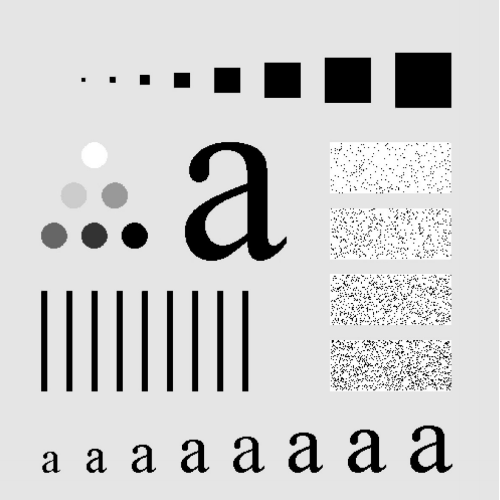
#> input picture imagens/img_test.bmp, 500 x 500 px; the run also reads 2 pictures not shown here
$ jupyter execute --allow-errors Filtragem.ipynb
#> lines starting #> are read from the running program, lines starting #| are printed output that depends on the picture; after the words box and inside, x2 and y2 are one past the last pixel; in counts of white or black regions, pixels touching at a corner belong together
# Filtragem
https://github.com/andersondss/Lista-PDI

## Q1 - a

[cell 1]
import math

import cv2
import numpy as np
from matplotlib import pyplot as plt


img = cv2.imread('imagens/img_test.bmp', 0)
#> img is the input picture: shape (500, 500); min 0, max 255, mean 206.9

fourier = np.fft.fft2(img)
fourier_shifted = np.fft.fftshift(fourier)

magnitude_spectrum = 20*np.log(np.abs(fourier_shifted))

h, w = fourier_shifted.shape[0:2]
filt = np.zeros((h, w))

# wc = math.pi/8
# wc = math.pi/4
wc = 3*math.pi/8

wc_pixel = wc*(1/math.pi)*(np.floor(h/2))  # idealmente h = w

for i in range(h):
    for j in range(w):
        dist = ((i-(np.floor(h/2)))**2 + (j-(np.floor(w/2)))**2)**.5  # distancia do ponto a origem do filtro
        if dist <= wc_pixel:
            filt[i, j] = 1
        else:
            filt[i, j] = 0
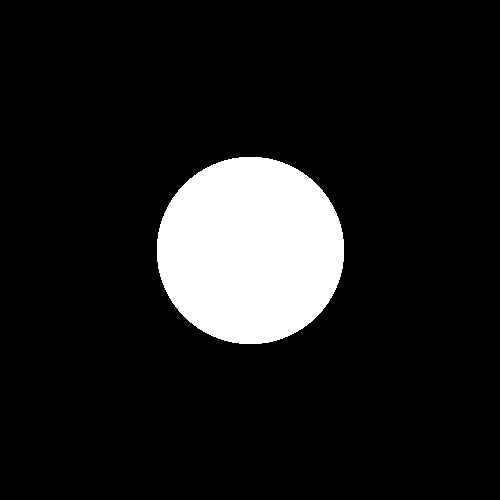
#> filt: shape (500, 500) float64; values 0 (black) and 1 (white), 11% white; 1 white region, box (x1, y1, x2, y2) and area: (157, 157, 344, 344) 27613

[cell 2]
result = np.multiply(fourier_shifted, filt)

result_non_shifted = np.fft.ifftshift(result)
filtered_img = np.fft.ifft2(result_non_shifted)
filtered_img = np.abs(filtered_img)

plt.subplot(131), plt.imshow(img, cmap='gray')
plt.title('Imagem orginal')

plt.subplot(132), plt.imshow(filt, cmap='gray')
plt.title('Filtro')

plt.subplot(133), plt.imshow(filtered_img, cmap='gray')
plt.title('Imagem filtrada')

plt.show()

## Q1 - B

[cell 3]
img = cv2.imread('imagens/img_test.bmp', 0)

fourier = np.fft.fft2(img)
fourier_shifted = np.fft.fftshift(fourier)

magnitude_spectrum = 20*np.log(np.abs(fourier_shifted))

h, w = fourier_shifted.shape[0:2]
filt = np.zeros((h, w))

wc = math.pi/8
# wc = math.pi/4
# wc = 3*math.pi/8

wc_pixel = wc*(1/math.pi)*(np.floor(h/2))  # idealmente h = w

n = 5

for i in range(h):
    for j in range(w):
        dist = ((i-(np.floor(h/2)))**2 + (j-(np.floor(w/2)))**2)**.5  # distancia do ponto a origem do filtro
        filt[i, j] = 1/(1+(dist/wc_pixel)**(2*n))  # Filtro Butterworth Passa-Baixa

result = np.multiply(fourier_shifted, filt)

result_non_shifted = np.fft.ifftshift(result)
filtered_img = np.fft.ifft2(result_non_shifted)
filtered_img = np.abs(filtered_img)

plt.subplot(131), plt.imshow(img, cmap='gray')
plt.title('Imagem orginal'), plt.xticks([]), plt.yticks([])

plt.subplot(132), plt.imshow(filt, cmap='gray')
plt.title('Filtro'), plt.xticks([]), plt.yticks([])

plt.subplot(133), plt.imshow(filtered_img, cmap='gray')
plt.title('Imagem filtrada'), plt.xticks([]), plt.yticks([])

plt.show()

## Q1 - D

[cell 4]
img = cv2.imread('imagens/img_test.bmp', 0)

fourier = np.fft.fft2(img)
fourier_shifted = np.fft.fftshift(fourier)

magnitude_spectrum = 20*np.log(np.abs(fourier_shifted))

h, w = fourier_shifted.shape[0:2]
filt = np.zeros((h, w))

# wc = math.pi/8
# wc = math.pi/4
wc = 3*math.pi/8

wc_pixel = wc*(1/math.pi)*(np.floor(h/2))  # idealmente h = w

n = 2

for i in range(h):
    for j in range(w):
        dist = ((i-(np.floor(h/2)))**2 + (j-(np.floor(w/2)))**2)**.5  # distancia ao centro da imagem
        filt[i, j] = 1-(1/(1+(dist/wc_pixel)**(2*n)))  # Filtro Butterworth Passa-Alta
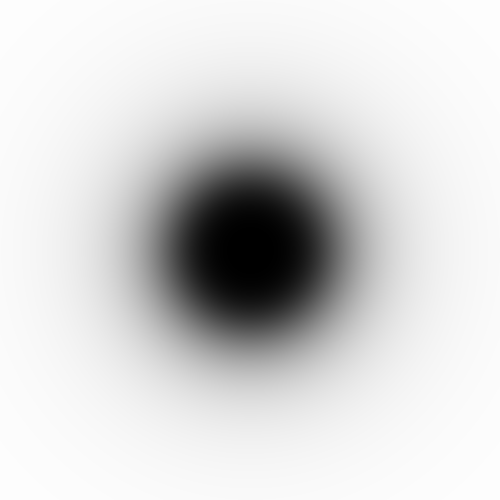
#> filt: shape (500, 500) float64; min 0, max 0.995, mean 0.839

result = np.multiply(fourier_shifted, filt)

result_non_shifted = np.fft.ifftshift(result)
filtered_img = np.fft.ifft2(result_non_shifted)
filtered_img = np.abs(filtered_img)

plt.subplot(131), plt.imshow(img, cmap='gray')
plt.title('Imagem orginal')

plt.subplot(132), plt.imshow(filt, cmap='gray')
plt.title('Filtro')

plt.subplot(133), plt.imshow(filtered_img, cmap='gray')
plt.title('Imagem filtrada')

plt.show()

## Q2

[cell 5]
gray = cv2.imread('imagens/knee-mri-white.jpg', 0)
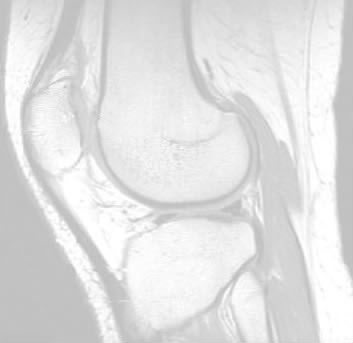
#> input picture imagens/knee-mri-white.jpg, 353 x 343 px
#> gray is the input picture: shape (343, 353); min 189, max 255, mean 224.8
img_pot = cv2.imread('imagens/knee-mri-white.jpg', 0)

y = 5  # Valor da potecia  BEST VALUES: 1 | 5 | 10 | 15 | 20 | 25 | 30 |
c = 1

for i in range(img_pot.shape[0]):
    for j in range(img_pot.shape[1]):
        img_pot[i, j] = (c*math.pow(img_pot[i, j]/255.0, y))*255.0
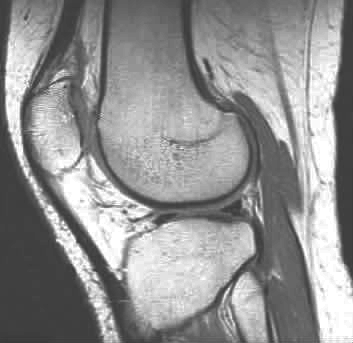
#> img_pot: shape (343, 353); min 57, max 255, mean 145.6

cv2.imshow('teste1', gray)
cv2.imshow('teste2', img_pot)
cv2.waitKey(0)
cv2.destroyAllWindows()

## Q3 - a

[cell 6]
import random

import numpy as np
import cv2
from matplotlib import pyplot as plt

img = plt.imread('imagens/carta_getulio.jpg')
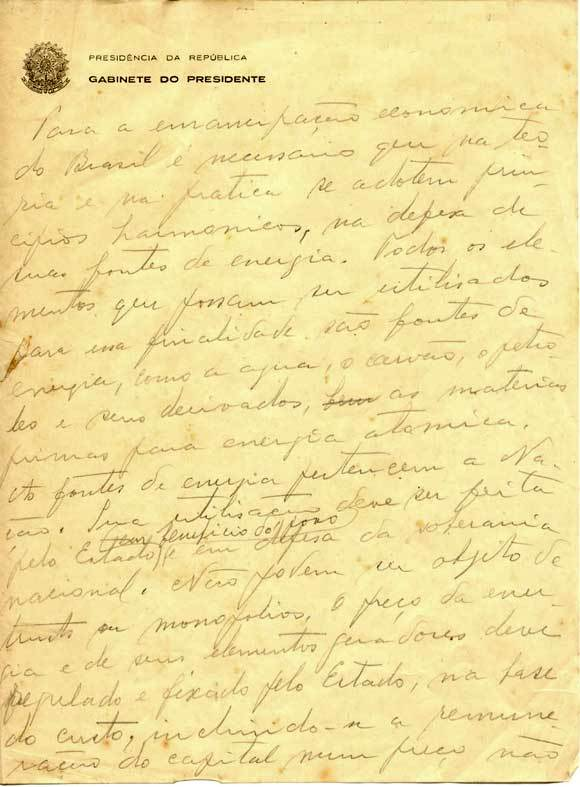
#> input picture imagens/carta_getulio.jpg, 580 x 787 px
#> img is the input picture: shape (787, 580, 3); mean R, G, B 240.9, 224.1, 157
gray = cv2.imread('imagens/carta_getulio.jpg', 0)
#> gray: shape (787, 580)
'''
    Metodo Global Simples
'''
# Estimativa Inicial para o limiar Global t
t = random.randint(0, 255)
dt = 1
t_new = t + dt + 1

# Calculando Histograma
# histograma = plt.hist(gray)
# plt.show()

plt.subplot(121), plt.imshow(gray, cmap='gray')
plt.title('Imagem em Niveis de Cinza')
plt.subplot(122), plt.hist(gray)
plt.title('Histograma')
plt.show()

while abs(t - t_new) >= dt:
    t = t_new
    res = gray >= t
    # Calculo das intensidades medias
    if np.isnan(np.mean(gray[res==False])):
        m1 = 0 + 2
    else:
        m1 = int(round(np.mean(gray[res==False])))  # Media de 0's
    if np.isnan(np.mean(gray[res])):
        m2 = 0 + 2
    else:
        m2 = int(round(np.mean(gray[res])))  # Media de 0's
    # Calculo do novo limiar
    t_new = int(round(0.5 * (m1+m2)))
#> this loop made 2 passes
#> (t, m1, m2, t_new) on pass 2: (198, 170, 226, 198)

res = gray >= t_new

plt.subplot(131), plt.imshow(img, cmap='gray')
plt.title('Imagem orginal')
plt.subplot(132), plt.imshow(gray, cmap='gray')
plt.title('Imagem Gray')
plt.subplot(133), plt.imshow(res, cmap='gray')
plt.title('Imagem Limiarizada')
plt.show()

plt.imshow(res, cmap='gray')
plt.title('Imagem Limiarizada')
plt.show()

## Q3 - b

[cell 7]
import random

import cv2
import numpy as np
from matplotlib import pyplot as plt

img = plt.imread('imagens/carta_getulio.jpg')
gray = cv2.imread('imagens/carta_getulio.jpg', 0)
im_lim = cv2.imread('imagens/carta_getulio.jpg', 0)
'''
    Limiarizacao Local
'''
w = 200
# Iniciando os Limiares
T = [[random.randint(0, 255) for x in range(int(gray.shape[1]/w))] for x in range(int((gray.shape[0]/w)))]

dt = 1
t_new = np.array(T)+dt+1
# Define the window size
windowsize_r = w
windowsize_c = w

i = 0
for r in range(0, gray.shape[0]-windowsize_r, windowsize_r):  # linhas
    j = 0
    for c in range(0, gray.shape[1]-windowsize_c, windowsize_c):  # Colunas
        window = gray[r:r+windowsize_r, c:c+windowsize_c]
        # plt.imshow(window, cmap = 'gray')
        # plt.show()
        # hist = np.histogram(window,bins=256)
        while abs(T[i][j] - t_new[i, j]) >= dt:
            T[i][j] = t_new[i, j]
            res = window >= T[i][j]
            # plt.hist(window)
            # plt.show()
            # Calculo das intensidades medias
            if np.isnan(np.mean(window[res==False])):
                m_1 = 0 + 2
            else:
                m_1 = int(round(np.mean(window[res==False])))  # Media de 0's
            if np.isnan(np.mean(window[res])):
                m_2 = 0 + 2
            else:
                m_2 = int(round(np.mean(window[res])))  # Media de 0's
            # Calculo do novo limiar
            t_new[i, j] = int(round(0.5 * (m_1+m_2)))

        im_lim[r:r+windowsize_r, c:c+windowsize_c] = im_lim[r:r+windowsize_r, c:c+windowsize_c] >= t_new[i, j]
        j = j+1
    # Ajustando na horizontal
    if np.mod(gray.shape[1], w) != 0:
        # Redimensionando a janela
        windowsize_r_aux = w
        windowsize_c_aux = int(np.mod(gray.shape[1], w))
        # Obtendo a janela
        window = gray[r:r+windowsize_r_aux, c:c+windowsize_c_aux]
        t_aux = random.randint(0, 255)
        t_new_aux = t_aux+dt+1
        while abs(t_aux - t_new_aux) >= dt:
            t_aux = t_new_aux
            res = window >= t_aux
            # Calculo das intensidades medias
            if np.isnan(np.mean(window[res==False])):
                m_1 = 0 + 2
            else:
                m_1 = int(round(np.mean(window[res==False])))  # Media de 0's
            if np.isnan(np.mean(window[res])):
                m_2 = 0 + 2
            else:
                m_2 = int(round(np.mean(window[res])))  # Media de 0's
            # Calculo do novo limiar
            t_new_aux = int(round(0.5 * (m_1+m_2)))
        im_lim[r:r+windowsize_r_aux, c+windowsize_c:c+windowsize_c+windowsize_c_aux] = im_lim[r:r+windowsize_r_aux, c+windowsize_c:c+windowsize_c+windowsize_c_aux] >= t_new_aux
    i = i+1
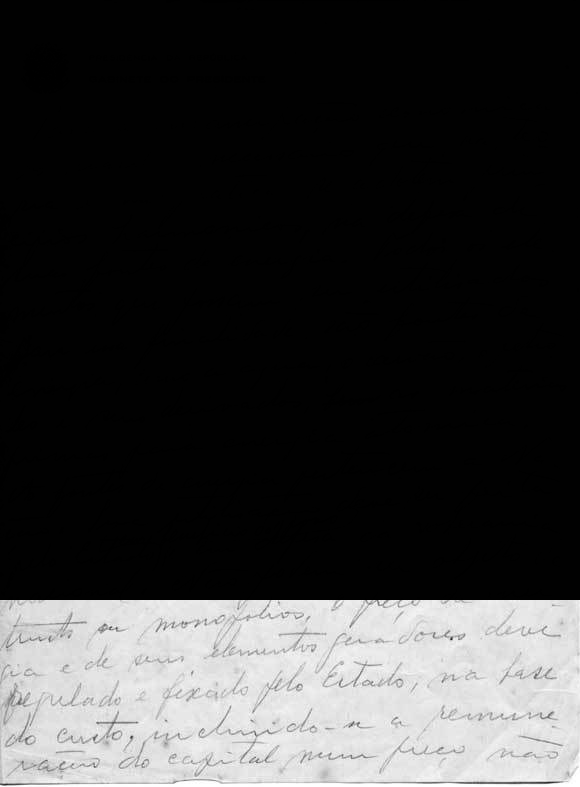
#> im_lim: shape (787, 580); min 0, max 255, mean 53.2
#> after the loop, T = [[162, 192], [200, 206], [200, 201]]; i = 3; t_new = [[162, 192], [200, 206], [200, 201]]

# Ajustando na Vertical
if np.mod(gray.shape[0], w) != 0:
    # Redimensionando a janela
    windowsize_r_aux = int(np.mod(gray.shape[0], w))
    windowsize_c_aux = w
    # Percorrendo a ultima linha da imagem
    for c in range(0, gray.shape[1]-windowsize_c_aux, windowsize_c_aux):  # Colunas
        window = gray[r+windowsize_r:r+windowsize_r_aux, c:c+windowsize_c_aux]
        t_aux = random.randint(0, 255)
        t_new_aux = t_aux+dt+1
        while abs(t_aux - t_new_aux) >= dt:
            t_aux = t_new_aux
            res = window >= t_aux
            # Calculo das intensidades medias
            if np.isnan(np.mean(window[res==False])):
                m_1 = 0 + 2
            else:
                m_1 = int(round(np.mean(window[res==False])))  # Media de 0's
            if np.isnan(np.mean(window[res])):
                m_2 = 0 + 2
            else:
                m_2 = int(round(np.mean(window[res])))  # Media de 0's
            # Calculo do novo limiar
            t_new_aux = int(round(0.5 * (m_1+m_2)))
        im_lim[r+windowsize_r:(r+windowsize_r+windowsize_r_aux), c:c+windowsize_c] = im_lim[r+windowsize_r:(r+windowsize_r+windowsize_r_aux), c:c+windowsize_c]>=t_new_aux
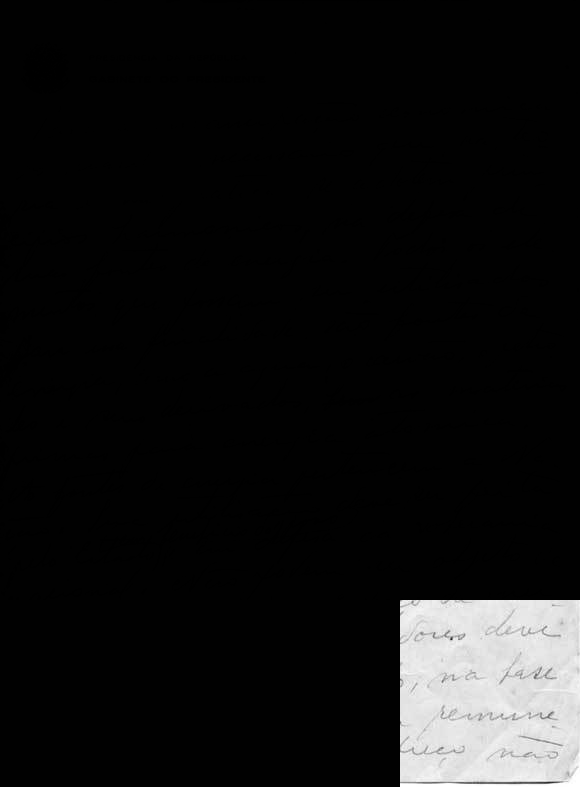
#> im_lim: shape (787, 580); 16.39% of pixels changed, all inside (x1, y1, x2, y2) = (0, 600, 400, 787)

# Ajustando na horizontal - Ultimo frame :p
if np.mod(gray.shape[1], w) != 0:
    # Redimensionando a janela
    windowsize_r_aux = int(np.mod(gray.shape[0], w))
    windowsize_c_aux = int(np.mod(gray.shape[1], w))
    # Obtendo a janela
    window = gray[r+windowsize_r:r+windowsize_r_aux, c+windowsize_c:c+windowsize_c_aux]
#> window = empty array
    t_aux = random.randint(0, 255)
    t_new_aux = t_aux+dt+1
    while abs(t_aux - t_new_aux) >= dt:
        t_aux = t_new_aux
        res = window >= t_aux
        # Calculo das intensidades medias
        if np.isnan(np.mean(window[res==False])):
            m_1 = 0 + 2
        else:
            m_1 = int(round(np.mean(window[res==False])))  # Media de 0's
        if np.isnan(np.mean(window[res])):
            m_2 = 0 + 2
        else:
            m_2 = int(round(np.mean(window[res])))  # Media de 0's
        # Calculo do novo limiar
        t_new_aux = int(round(0.5 * (m_1+m_2)))
    im_lim[r+windowsize_r:(r+windowsize_r+windowsize_r_aux), c+windowsize_c:(c+windowsize_c+windowsize_c_aux)] = im_lim[r+windowsize_r:(r+windowsize_r+windowsize_r_aux), c+windowsize_c:(c+windowsize_c+windowsize_c_aux)]>=t_new_aux
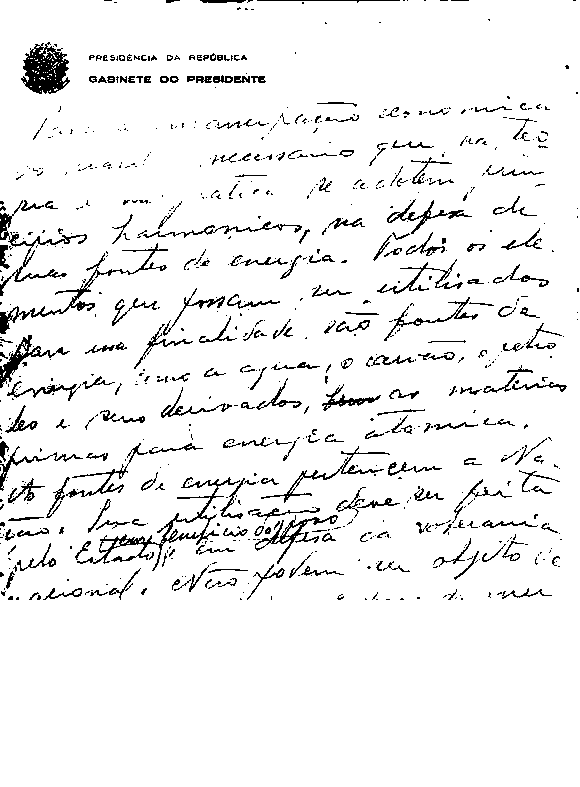
#> im_lim: shape (787, 580); values 0 (black) and 1 (white), 93.9% white; black in thin lines or dots, all inside (x1, y1, x2, y2) = (0, 0, 579, 600)

plt.subplot(131), plt.imshow(img, cmap='gray')
plt.title('Imagem orginal')
plt.subplot(132), plt.imshow(gray, cmap='gray')
plt.title('Imagem Gray')
plt.subplot(133), plt.imshow(im_lim, cmap='gray')
plt.title('Imagem Limiarizada')

plt.show()

plt.imshow(im_lim, cmap='gray')
plt.title('Imagem Limiarizada')

plt.show()

## Q4 - a

[cell 8]
import random

import cv2
import numpy as np
from numpy import str_
from matplotlib import pyplot as plt

gray = cv2.imread('imagens/coins.bmp', 0)
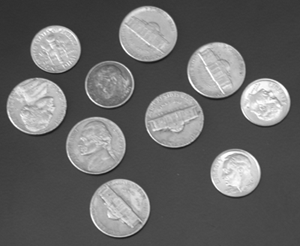
#> input picture imagens/coins.bmp, 300 x 246 px
#> gray is the input picture: shape (246, 300); min 23, max 255, mean 103

d_y, d_x = np.gradient(np.double(gray))

m_gx = np.power(d_x, 2.0)
m_gy = np.power(d_y, 2.0)

m = np.sqrt((m_gx + m_gy))  # Magnitude do gradiente
'''
    Metodo Global Simples
'''
# Estimativa Inicial para o limiar Global t
t = random.randint(0, 255)
# parametro dt
dt = 1
t_new = t + dt + 1
while abs(t - t_new) >= dt:
    t = t_new
    res = m >= t
    # Calculo das intensidades medias
    if np.isnan(np.mean(m[res==False])):
        m1 = 0 + 2
    else:
        m1 = int(round(np.mean(m[res==False])))  # Media de 0's
    if np.isnan(np.mean(m[res])):
        m2 = 0 + 2
    else:
        m2 = int(round(np.mean(m[res])))  # Media de 0's
    # Calculo do novo limiar
    t_new = int(round(0.5 * (m1+m2)))
#> this loop made 6 passes
#> (t, m1, m2, t_new) on passes 2 to 6: (37, 4, 60, 32), (32, 4, 56, 30), (30, 4, 54, 29), (29, 4, 53, 28), (28, 4, 53, 28)

output = m >= t_new
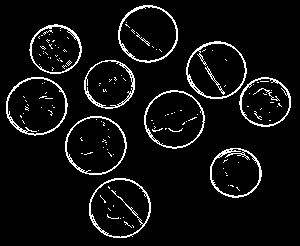
#> output: shape (246, 300) bool; 6.1% white in thin lines or dots, all inside (x1, y1, x2, y2) = (6, 5, 291, 238)

plt.subplot(321), plt.imshow(m_gx, cmap='gray')
plt.title('Gx')

plt.subplot(322), plt.imshow(m_gy, cmap='gray')
plt.title('Gy')

plt.subplot(323), plt.imshow(m, cmap='gray')
plt.title('Gradiente')

plt.subplot(324), plt.hist(m)
plt.title('Histograma')

plt.subplot(325), plt.imshow(gray, cmap='gray')
plt.title('Imagem Gray Scale')

plt.subplot(326), plt.imshow(output, cmap='gray')
plt.title('Limiar: ' + str_(t_new))

plt.show()
#> (the rest of the program and of its run is left out)
